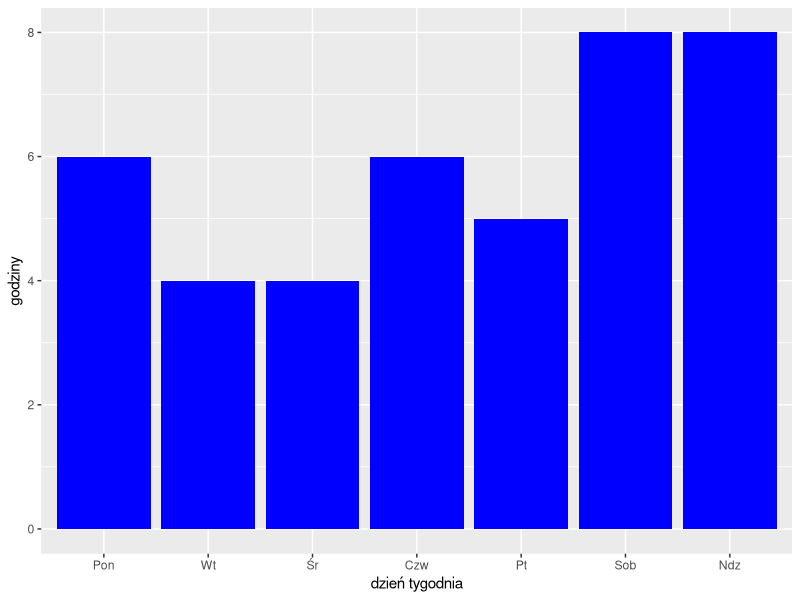

The R script that drew this image:
## ---- chunk 1
library(ggplot2)


dni <- c("Pon", "Wt", "Śr", "Czw", "Pt", "Sob", "Ndz")
razem<- c(6,4,4,6,5,8,8)

dane <- data.frame(dzien = dni, godziny = razem)
dane$dzien <- factor(dane$dzien, levels = dni)

ggplot(dane, aes(x = dzien, y = godziny)) +
  geom_bar(stat = "identity", fill = "blue") +
  xlab("dzień tygodnia") +
  ylab("godziny")



